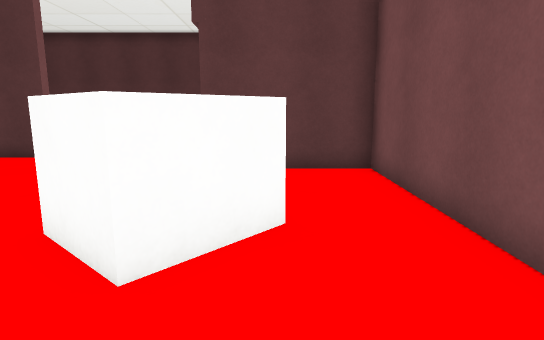
[1] (above)

15 first-person views from a walk through a scene from a Unity 3-D project. The camera is 1.4 m above the floor, tilts 10° down and sees 75° across. The floor is counted in squares, 1 m on a side. Each view is taken from the middle of a square. On the plan, view 1 faces up. The plan holds only what a view shows up to about 15 squares ahead; the rest is blank. The place goes on beyond the plan. The player is left out. Some surface patterns are stand-ins.

[2]
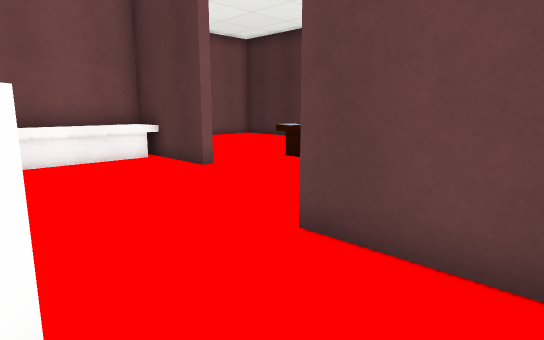

[3]
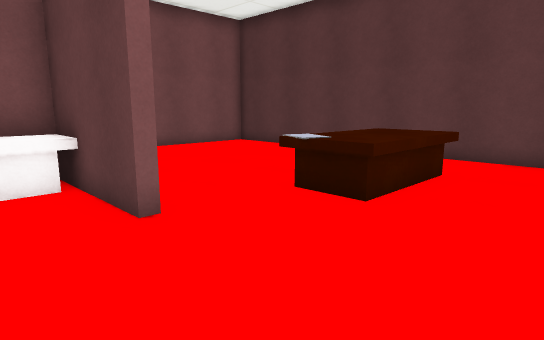

[4]
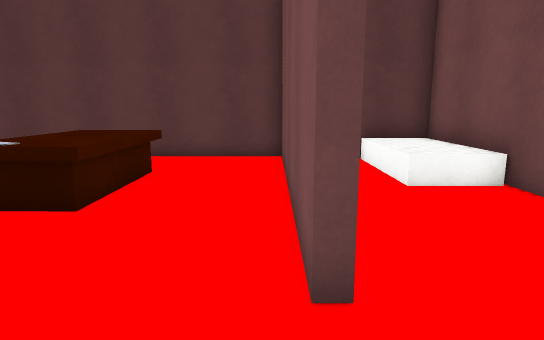

[5]
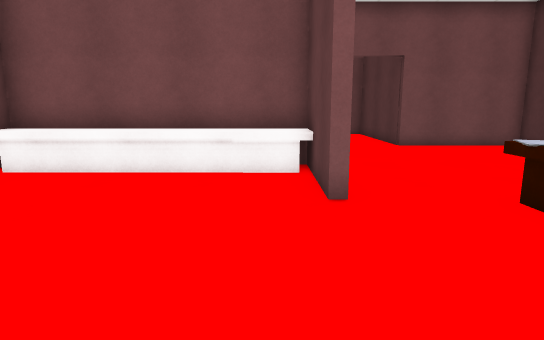

[6]
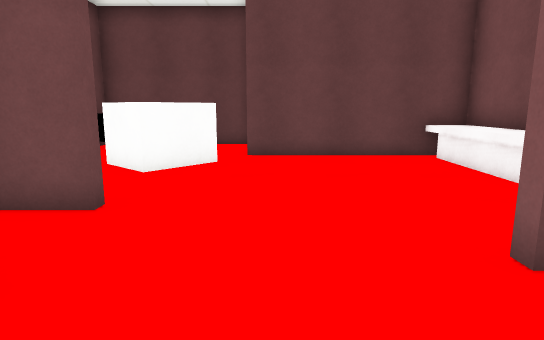

[7]
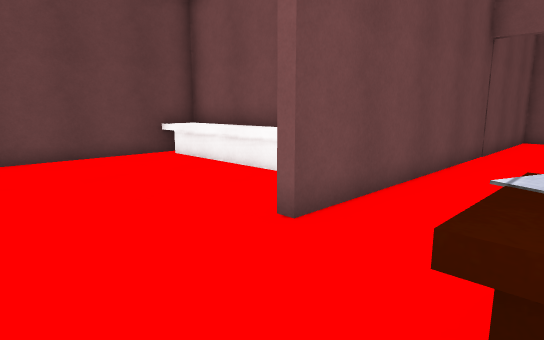

[8]
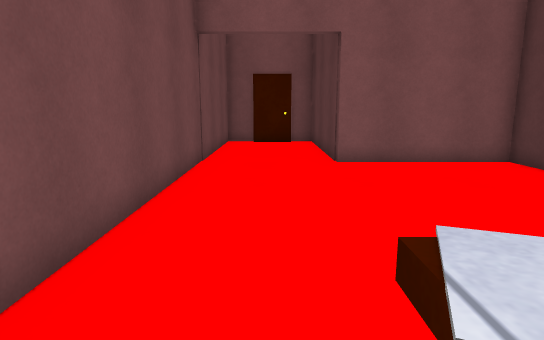

[9]
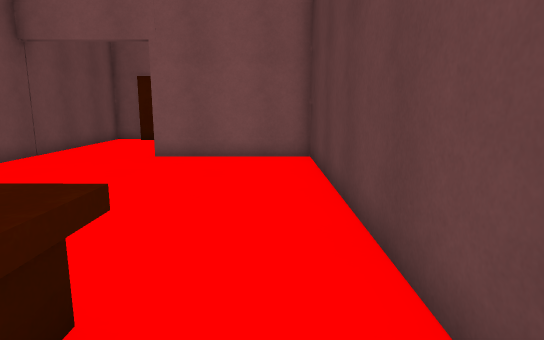

[10]
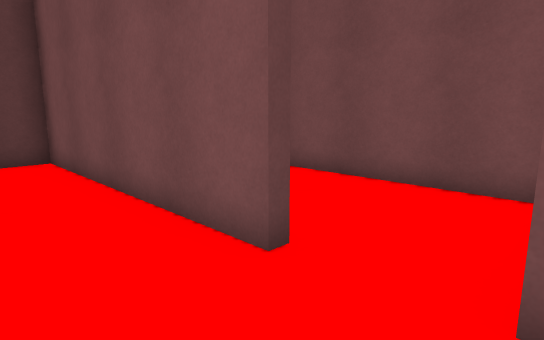

[11]
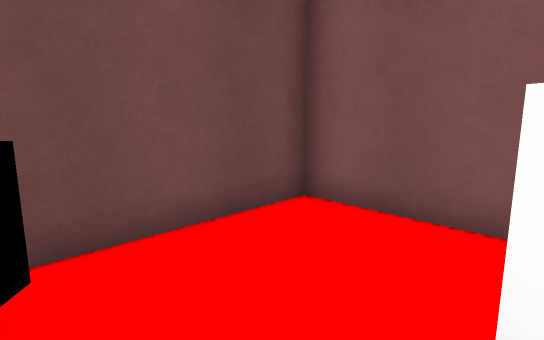

[12]
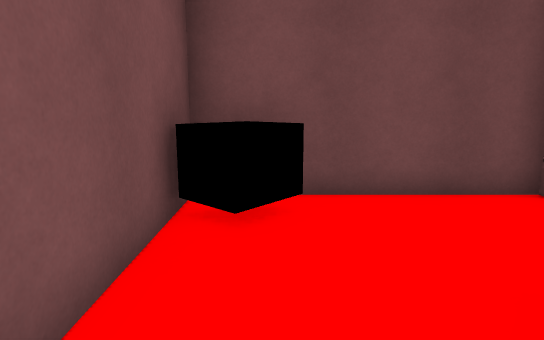

[13]
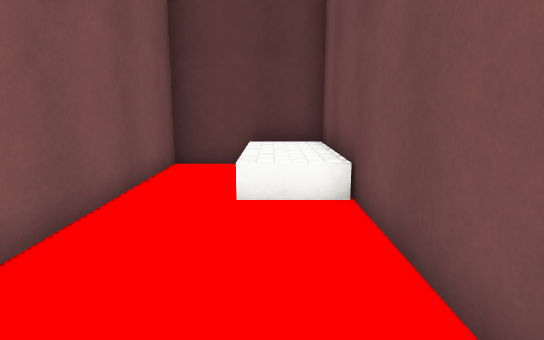

[14]
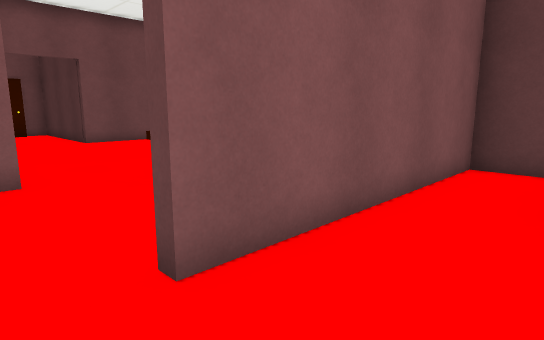

[15]
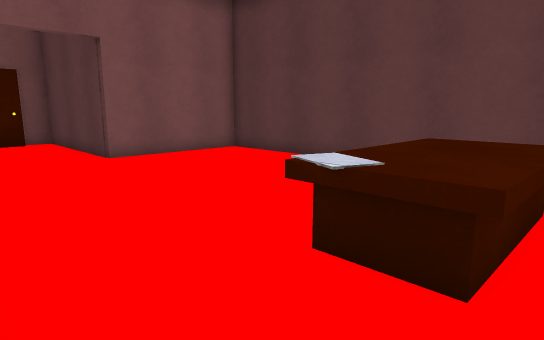

### Floor plan
Key: @ floor where view 1 was taken; # wall or solid block; . floor; ^ raised ledge; B block; E desk; O other object.
Columns run from 20 left of view 1 to 2 right of it. Each row starts with its distance up from view 1.
 18       #################
 17       #...........#..^^
 16       #.......EE..#..^^
 15       #.......EE..#..^^
 14 #######.......EE..#..^#
 13 #.............#E..#...#
 12 #.................#...#
 11 #.................#...#
 10 ##############........#
  9           #^..........#
  8           #^.......####
  7           #^..........#
  6           ^^..........#
  5           ^^.......B..#
  4           ^^......BBB.#
  3           #^#####.BB..#
  2                 ##....#
  1                  #...OO
  0                  #..@OO
 -1                  ######

Where each view was taken, in squares from view 1:
view 1: 0 up, 0 right, facing up
view 2: 5 up, 1 right, facing up-left
view 3: 8 up, 2 left, facing up-left
view 4: 8 up, 2 left, facing up
view 5: 9 up, 1 left, facing left
view 6: 13 up, 4 left, facing down
view 7: 13 up, 3 left, facing down-left
view 8: 12 up, 5 left, facing left
view 9: 17 up, 4 left, facing left
view 10: 8 up, 4 left, facing up-right
view 11: 3 up, 1 right, facing down-left
view 12: 5 up, 1 right, facing down
view 13: 9 up, 1 right, facing up
view 14: 9 up, 1 right, facing up-left
view 15: 10 up, 4 left, facing up-left
